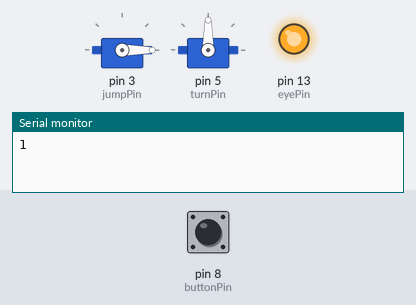
A sketch run on a simulated Arduino Uno, built with avr-gcc and run on an emulated ATmega328P. Shown: 2 × servo, output pins drawn as LEDs (lit = HIGH), the last lines printed to the serial monitor. Dashed ring = blinking. Inputs (shaded band) come from the test bench; at power-on: pin 8 (buttonPin) HIGH.

Above: at 1.3 s.
1.4 s: pin 8 (buttonPin) pulled LOW for 0.15 s
At 1.55 s:
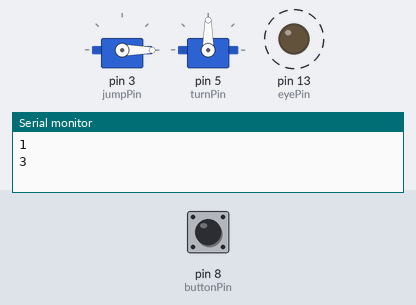
4.4 s: pin 8 (buttonPin) pulled LOW for 3.2 s
At 5.25 s:
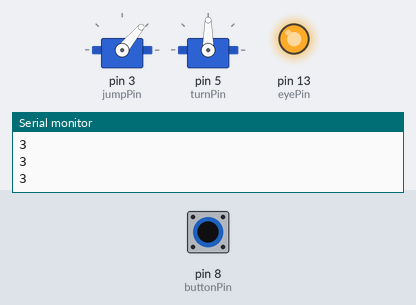
9.1 s: pin 8 (buttonPin) pulled LOW for 1 s
Timing chart, 0 to 17.1 s (numbered marks = the images above; inputs shaded):
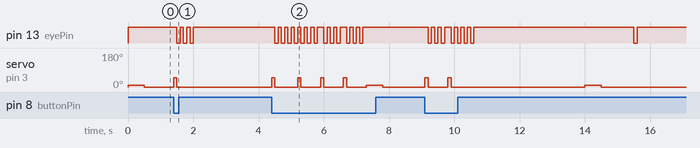

The sketch:

wheatley.ino
```cpp
//#include <NewPing.h>
#include <Servo.h>

//jump servo settings
Servo jumpServo;
const int jumpPin = 3;
//bool jumpSig = false;

//turn servo settings
Servo turnServo;
const int turnPin = 5;
//bool turnSig = false;
int originPos = 90;
unsigned long prevTurnTime = 0;
const long idleTurnDelay = 11000;

//button settings
int buttonPin = 8;
int distVal = analogRead(A0);

//eye (blue LED) settings
int eyePin = 13;
unsigned long prevBlinkTime = 0;
const long idleBlinkDelay = 5000;

//talking settings
unsigned long talkTimer;
const long talkDelay = 7000;

//base state
int wakeDist = 1000;
bool idle = true;
bool sleeping = false;

//ultrasound distance sensor
const int triggerPin = 10;
const int echoPin = 9;
long duration = 0;

//using the NewPing library
//NewPing sonar(10, 9);
unsigned long pingTimer;
long distance = 0;
const int pingSpeed = 100;

void setup() {
  Serial.begin(9600);

  pingTimer = millis() + pingSpeed;

  jumpServo.attach(jumpPin);
  turnServo.attach(turnPin);

  pinMode(buttonPin, INPUT_PULLUP);
  pinMode(eyePin, OUTPUT);

  digitalWrite(eyePin, LOW);

  /*pinMode(triggerPin, OUTPUT);
    pinMode(echoPin, INPUT);*/
  //don't need these two lines if I'm using the library

  jumpServo.write(0);
  turnServo.write(originPos);
}

void loop() {
  unsigned long currentTime = millis();

  //  if (currentTime >= pingTimer) {
  //    pingTimer += pingSpeed; // Make sensor 1 fire again 100ms later (pingSpeed)
  //    distance = sonar.convert_cm(sonar.ping());
  //  }

  //  if (distance < wakeDist && sleeping) {
  //    sleeping = false;
  //    idle = true;
  //  } else if (distance > wakeDist) {
  //    sleeping = true;
  //    idle = false;
  //    Serial.println("2"); // reset the shock counter
  //  }

  if (sleeping) {
    digitalWrite(eyePin, LOW);
  }

  //idle state
  if (idle) {
    if (currentTime > talkTimer) {
      talkTimer += talkDelay; // tell wheatley to ramble every 3 secs or so
      Serial.write("1\n");
      headUp(10, 500);
    }
    digitalWrite(eyePin, HIGH);
    if (currentTime - prevBlinkTime >= idleBlinkDelay) {
      prevBlinkTime = currentTime;
      blinkEye(1, 0);
    }
  }

  //jump when shocked
  if (digitalRead(buttonPin) == LOW) {
    idle = false;
    Serial.write("3\n"); // tell wheatley to jump
    headUp(50, 100); //adjust to ideal delay timing
    blinkEye(3, 100);
    idle = true;
  }
}

void headUp(int Angle, int delayTime) {
  jumpServo.write(Angle);
  delay(delayTime);
  jumpServo.write(0);
}

void turnHead(int turnNum, int turnAngle1, int turnAngle2) {
  //int turnAngle = 120;
  int delayTime = 500;
  for (int i = 0; i < turnNum; i++) {
    turnServo.write(turnAngle1);
    delay(delayTime);
    turnServo.write(turnAngle2);
    delay(delayTime);
  }
  turnServo.write(originPos);
}

void blinkEye(int blinkNum, int blinkDelay) {
  for (int i = 0; i < blinkNum; i++) {
    digitalWrite(eyePin, LOW);
    delay(100);
    digitalWrite(eyePin, HIGH);
    delay(blinkDelay);
  }
}
```

Measured:
- after the input at 1.4 s, pin 13 (eyePin): alternates HIGH for 0.10 s and LOW for 0.10 s, 6 changes in all, then stays HIGH, starting after 0.10 s; servo on pin 3 (jumpPin): 0° → 50° at once, → 0° 0.10 s later
